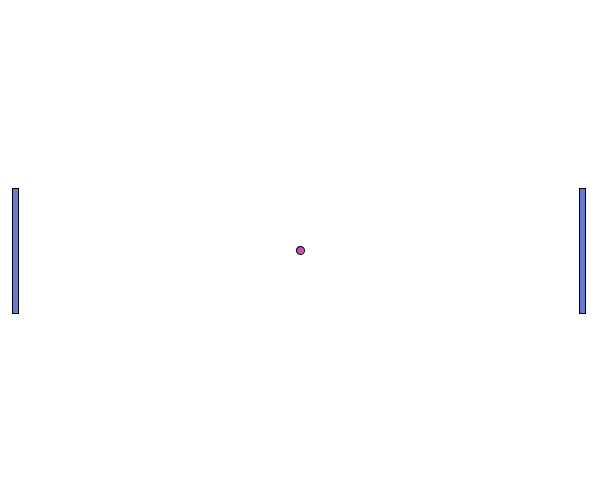
Frame 1 (no input)
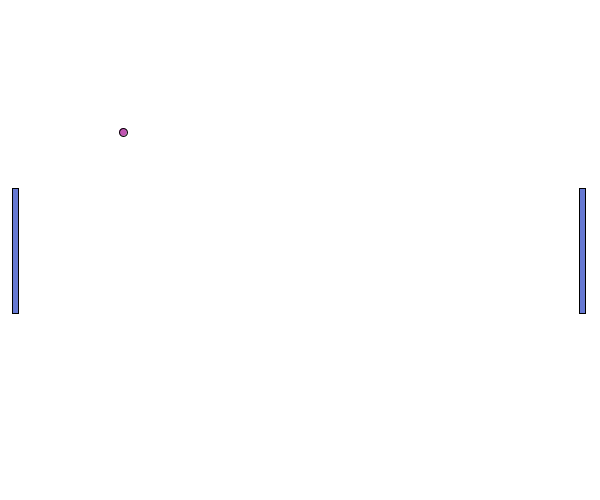
Frame 60 (the mouse pressed at the canvas centre just before this capture)
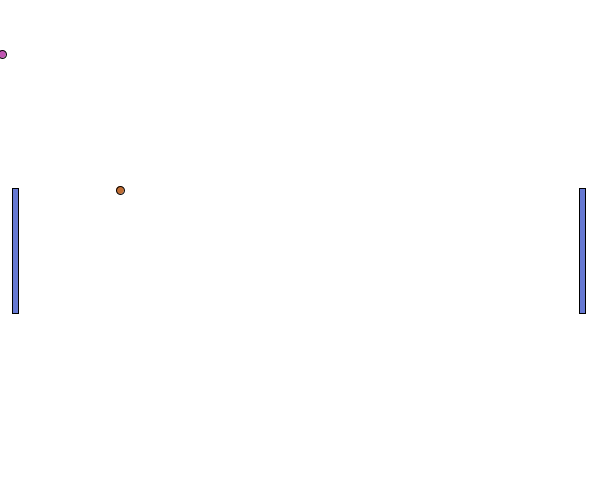
Frame 120 (the mouse held since frame 60 and released just before this capture)

The Processing sketch that drew these frames (run headless with seeded random() and noise(); from frame 60 on, the mouse is pressed at the canvas centre):

// Processing sketch: BallPaddle
// ── BallPaddle.pde
/* To Do
 Ball Collisions
 Pseudocode other class
 Configuring the Game - setting initial variables (i.e. paddle speed)
 Screen Saver Pong or 1-Player Pong: paddle.y=ball.y
 */

/* Notes
 - Spawning Ball Instances: separating Setup() from draw() from mousePressed()
 - See ballCounter Variable in driver global variables
 - Note: should be static, encapsulated variable in Ball Class (note difference from final variable)
 */

//Global Variables and Ovjects
final int ballCount = 10; //Hack of Static Variable (not the same as static)
Ball[] balls = new Ball[ballCount]; //Not just an array, but an array list
int ballCounter = balls.length - balls.length; // How to get "Zero but use another value"
Paddle paddle;
//
void setup() {
  size (600, 500); //fullScreen(), displayWidth, displayHeight;
  //
  balls[ballCounter] = new Ball(width, height); 
  paddle = new Paddle(width, height); //For the Constructor
  //
  ballCounter +=1;
}//End setup()

void draw() {
  background(255);
  for ( int i = 0; i<ballCounter; i++ ) { //Controls each ball
    balls[i].draw(); //Variables and Contructor
  }
  paddle.draw();
}//End draw()

void keyPressed() {
  if (key == CODED && key == 'W' || key == 'w') paddle.upLeftGetter(); //Security Feature
  if (key == CODED && key == 'S' || key == 's') paddle.downLeftGetter(); //Security Feature
  if (key == CODED && key == 'D' || key == 'd') paddle.stopLeftGetter(); //Security Feature
  if (key == CODED && keyCode == UP) paddle.upRightGetter(); //Security Feature
  if (key == CODED && keyCode == DOWN) paddle.downRightGetter(); //Security Feature
  if (key == CODED && keyCode == LEFT) paddle.stopRightGetter(); //Security Feature
}//End keyPressed

void mousePressed() {
  //println(ballCounter);
  if ( ballCounter >= balls.length ) { //Game Quit based on ball counting
    exit(); //Eventually will become a button
  } else { 
    ballCounter += 1; //Note: sequentially, this incrementing creates a problem for the next for loop
    // Thus, the FOR Loop deals with the difference between human and computer numbering.
  }
  for ( int i = ballCounter-1; i<ballCounter; i++ ) { //Constructor for other balls should not be run
    balls[i] = new Ball(width, height); 
    balls[i].draw(); //Completes Constructor, teaching opportunity
  }
}//End mousePressed

// ── Ball.pde
private class Ball {
  //Variables
  private int ballX, ballY, ballMoveX, ballMoveY, directionX=0, directionY=0;
  private int ballSpeedX, ballSpeedY;
  private int ballStartX, ballStartY, ballDiameter; //Will be final variables
  private color colour, colourFillReset=#FFFFFF;
  private int scorePlayer1, scorePlayer2;
  private Boolean ballXGoal;
  //
  //int ballCount = 5; //requires pure java class for true static varaibles (does not need instantiated object)
  //needs to be coded first in Processing
  //
  //Constructor, populates the variables
  public Ball(float widthParameter, float heightParameter) { //Passsing Geometry
    ballStartX = int(widthParameter/2); //will begin as one varaible, but might change b/c easter egg
    ballStartY = int(heightParameter/2); //see above
    this.ballX = ballStartX; //ALways starts in middle
    this.ballY = ballStartY;
    this.ballXGoal = false;
    ballDiameter = int(widthParameter/70); //Will soon need a procedure for this or a choice of code
    float smallerNumber, largerNumber; //Geometry estimate of size
    if (widthParameter>=heightParameter) { // Speed multiplier
      largerNumber = widthParameter;
      smallerNumber = heightParameter;
    } else {
      largerNumber = heightParameter;
      smallerNumber = widthParameter;
    }//End larger number
    float geometryMultiplier = round ( largerNumber/1000 ); //Note: floor, round, ceiling
    if ( geometryMultiplier < 1 ) geometryMultiplier = 1;
    println(smallerNumber, largerNumber, geometryMultiplier);
    ballSpeedX = int( random (1, 5) ) * int ( geometryMultiplier ); //Not best practice to repeat code, but OK
    ballSpeedY = int( random (1, 5) ) * int ( geometryMultiplier ); //Here b/c "next line"
    colour = color(int( random(50, 200) ), int( random(50, 200) ), int( random(50, 200) ));
    while ( directionX == 0 ) { 
      directionX = int (random (-2, 2) );
    }//End WHILE
    while ( directionY == 0 ) { 
      directionY = int (random (-2, 2) );
    }//End WHILE
  }//End Constructor
  //
  public void draw() {
    ballDraw();
    gamePlay();
  }//End draw
  //
  private void ballDraw() {
    //Background here will cover each individual ball
    fill(colour);
    ellipse(ballX, ballY, ballDiameter, ballDiameter);
    fill(colourFillReset); //Reset fill
  }//End ballDraw
  //
  private void gamePlay() {
    //Scoring on Left and Right Goals, resetting variables to decrease system resourses
    if ( ballX < (width*0)+ballDiameter || ballX > width - ballDiameter) { //Net Detection
      ballXGoal = true;
      if (ballX < (width*0)+ballDiameter ) { //Goal for left player
        ballX = (width*0)+(ballDiameter/4);
        ballY = ballY; //Variable becomes "final" here
      }
      if ( ballX > width - ballDiameter ) { //Goal for right player
        ballX = (width)-(ballDiameter/4);
        ballY = ballY; //Variable becomes "final" here
      }
    } //End Net Detection
    //
    //Top and Bottom Boundary Bounce, accounting for increased ball movement per "step"
    // Bounce of Top and Bottom: bounce is a range and we move the ball if out-of-bounds
    if ( (ballY >= height*0 && ballY <= height*0+ballDiameter) || ( ballY <= height && ballY >= height-ballDiameter ) ) directionY =  directionY * (-1);
    if ( ballY < 0 || ballY > height ) {
      directionY =  directionY * (-1);
      if (ballY < 0) ballY = height*0 - (ballDiameter/2);
      if (ballY > height) ballY = height - (ballDiameter/2);
    }
    //
    //Ball "Step"
    if (ballXGoal == true) { //EMPTY IF to skip ball arithmetic, when score happens
    } else {
      ballMoveX = ballSpeedX*directionX;
      ballMoveY = ballSpeedY*directionY;
      ballX += ballMoveX;
      ballY += ballMoveY;
    }
    //
  }//End gamePlay
  //
}//End Ball

// ── Paddle.pde
private class Paddle {
  //Variables
  private color colour;
  private int paddleXLeft, paddleXRight, paddleYLeft, paddleYRight, paddleWidth, paddleHeight;
  private int yMove; //Possible Easteregg to move paddles differently requires two vars
  private boolean upLeft=false, downLeft=false, stopLeft=false, upRight=false, downRight=false, stopRight=false;

  //Constructor, populates the variables
  public Paddle (float widthParameter, float heightParameter) { //Passsing Geometry
    this.colour = color (int(random(100, 255)), int(random(50, 255)), int(random(175, 255)));
    paddleWidth = int(heightParameter*1/80); //no "this" thus no change ever
    paddleXRight = int(widthParameter*39/40) - paddleWidth;
    paddleXLeft = int(heightParameter*1/40);
    paddleHeight = int(heightParameter*1/4);
    this.paddleYLeft = int(heightParameter*1/2) - paddleHeight*1/2;
    this.paddleYRight = paddleYLeft; 
    this.upLeft = false;
    this.downLeft = false;
    this.upRight = false;
    this.downRight = false;
    this.yMove = int( (heightParameter / heightParameter) * 5);
  }//End Constructor
  //
  void draw() {
    //Background here will cover each individual ball
    fill(colour);
    gamePlay(); //Arithmetic Code, Security Feature
    rect (paddleXLeft, paddleYLeft, paddleWidth, paddleHeight);
    rect (paddleXRight, paddleYRight, paddleWidth, paddleHeight);
    fill(0); //Reset fill
  }//End draw
  //
  void gamePlay() {
    // Bouncing Off Left Paddle
    //
    // Bouncing off Right Paddle
    //
    // Moving Left Paddle
    // 
    if ( upLeft == true && downLeft == false) {
      paddleYLeft -= yMove;
      stopLeft = false;
    }
    if (upLeft == false && downLeft == true) {
      paddleYLeft += yMove;
      stopLeft = false;
    }
    if ( stopLeft== true ) {
      upLeft = false;
      downLeft = false;
    }
    //
    // Moving Right Paddle
    if ( upRight == true && downRight == false) {
      paddleYRight -= yMove;
      stopRight = false;
    }
    if (upRight == false && downRight == true) {
      paddleYRight += yMove;
      stopRight = false;
    }
    if ( stopRight== true ) {
      upRight = false;
      downRight = false;
    }
    //
    // Redrawing Paddle if too High
    if ( paddleYLeft < height * 0) paddleYLeft = 0;
    if (paddleYLeft  > height - paddleHeight ) paddleYLeft = height - paddleHeight;
    //
    // Redrawing Paddle if too Low
    if ( paddleYRight < height * 0) paddleYRight = 0;
    if (paddleYRight > height - paddleHeight ) paddleYRight = height - paddleHeight;
    //
  }//End gamePlay
  //
  // Getters and Setters
  void generalReset() {
    upLeft = false;
    downLeft = false;
    stopLeft = false;
    upRight = false;
    downRight = false;
    stopRight = false;
  } 
  void upLeftGetter() { //Get Keyboard input
    generalReset();
    upLeft = true;
  }
  void downLeftGetter() { //Get Keyboard input
    generalReset();
    downLeft = true;
  }
  void stopLeftGetter() { //Get Keyboard input
    generalReset();
    stopLeft = true;
  }
  void upRightGetter() { //Get Keyboard input
    generalReset();
    upRight = true;
  }
  void downRightGetter() { //Get Keyboard input
    generalReset();
    downRight = true;
  }
  void stopRightGetter() { //Get Keyboard input
    generalReset();
    stopRight = true;
  }
}//End Ball
